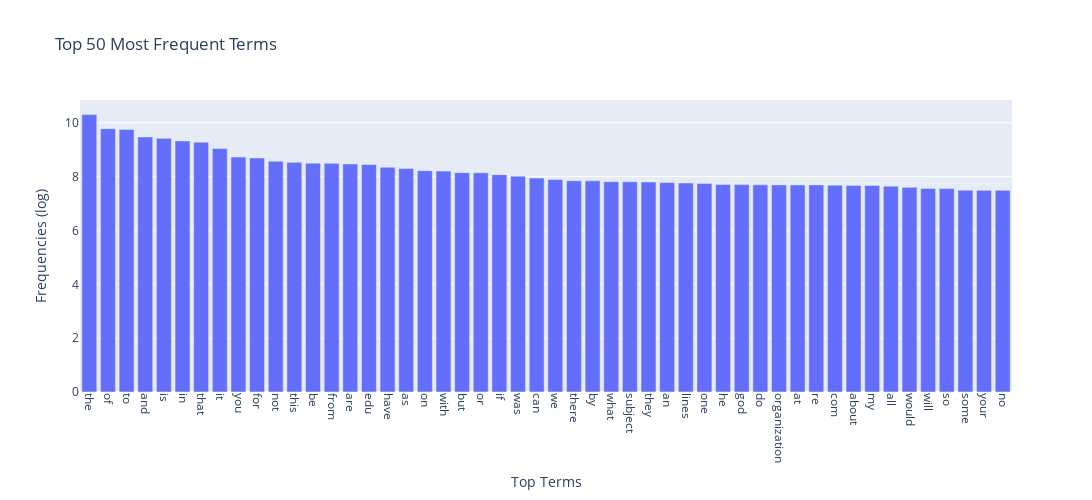

Write notebook code for a chart like this one.
### Markdown cell above
### >>> **Exercise 15 (take home):** 
You can copy the code from the previous exercise and change the 'term_frequencies' variable for the 'term_frequencies_log', comment about the differences that you observe and talk about other possible insights that we can get from a log distribution.

### Code cell
# Answer here
'''
We can see that the differences between values become smaller after applying logarithm to the frequencies.
Especially the first and the second words, "the" and "of". 
Additionally, since log is a strictly increasing function, the sorted order can be preserved as before applying it.
'''
term_frequencies_log = np.array(term_frequencies_log)
sorted_idx = np.argsort(term_frequencies_log)[::-1]  
top_k = 50
top_terms = [count_vect.get_feature_names_out()[i] for i in sorted_idx[:top_k]]
top_freqs = term_frequencies_log[sorted_idx[:top_k]]

# Plot
fig = px.bar(x=top_terms, y=top_freqs,
             labels={'x': 'Top Terms', 'y': 'Frequencies (log)'},
             title=f"Top {top_k} Most Frequent Terms")
fig.update_layout(xaxis=dict(tickangle=90), width=1200, height=500)
fig.show()

### Figure 1 — Plotly figure (JSON) as saved in the notebook; plotly's stock layout.template omitted (floating-point values rounded to 4 significant figures)
{"data": [{"hovertemplate": "Top Terms=%{x}<br>Frequencies (log)=%{y}<extra></extra>", "legendgroup": "", "marker": {"color": "#636efa", "pattern": {"shape": ""}}, "name": "", "orientation": "v", "showlegend": false, "textposition": "auto", "type": "bar", "x": ["the", "of", "to", "and", "is", "in", "that", "it", "you", "for", "not", "this", "be", "from", "are", "edu", "have", "as", "on", "with", "but", "or", "if", "was", "can", "we", "there", "by", "what", "subject", "they", "an", "lines", "one", "he", "god", "do", "organization", "at", "re", "com", "about", "my", "all", "would", "will", "so", "some", "your", "no"], "xaxis": "x", "y": [10.3, 9.779, 9.754, 9.474, 9.421, 9.326, 9.28, 9.042, 8.725, 8.693, 8.573, 8.53, 8.497, 8.492, 8.47, 8.45, 8.347, 8.298, 8.219, 8.204, 8.147, 8.141, 8.073, 8.013, 7.944, 7.891, 7.846, 7.843, 7.813, 7.81, 7.803, 7.78, 7.763, 7.746, 7.711, 7.703, 7.693, 7.693, 7.692, 7.69, 7.683, 7.672, 7.67, 7.646, 7.601, 7.563, 7.556, 7.497, 7.492, 7.491], "yaxis": "y"}], "layout": {"barmode": "relative", "height": 500, "legend": {"tracegroupgap": 0}, "title": {"text": "Top 50 Most Frequent Terms"}, "width": 1200, "xaxis": {"anchor": "y", "domain": [0, 1], "tickangle": 90, "title": {"text": "Top Terms"}}, "yaxis": {"anchor": "x", "domain": [0, 1], "title": {"text": "Frequencies (log)"}}}}
